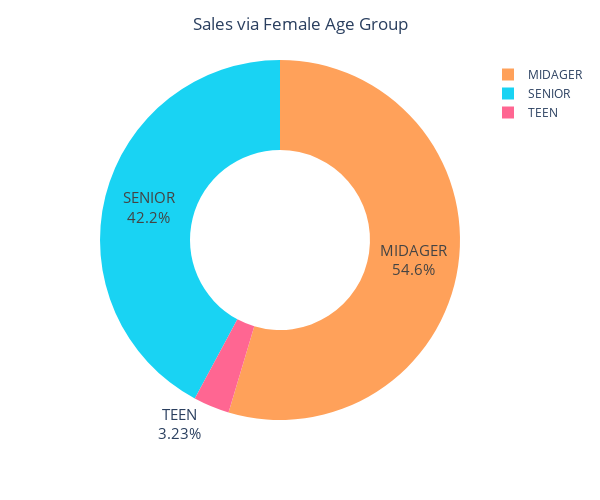

The cell this chart's notebook holds for it:
### Code cell
fig=px.pie(ag,names=ag.index,values=ag.values,color=ag.values,hole=0.5
           ,color_discrete_map={'Thur':'lightcyan',
                                 'Fri':'cyan',
                                 'Sat':'royalblue',
                                 'Sun':'lightcyan'})
fig.update_layout(title="Sales via Female Age Group"
                  ,title_x=0.5)
fig.update_layout(
    autosize=False,
    width=600,
    height=500
)
fig.update_traces(hoverinfo="label",textinfo=
                  'label+percent',
                  textfont_size=15)
fig.show()

### Figure 1 — Plotly figure (JSON) as saved in the notebook; plotly's stock layout.template omitted (floating-point values rounded to 4 significant figures)
{"data": [{"customdata": [[15740000.0], [12150000.0], [931513]], "domain": {"x": [0, 1], "y": [0, 1]}, "hole": 0.5, "hoverinfo": "label", "hovertemplate": "Age Group.1=%{label}<br>value=%{value}<br>color=%{customdata[0]}<extra></extra>", "labels": ["MIDAGER", "SENIOR", "TEEN"], "legendgroup": "", "marker": {"colors": ["#FFA15A", "#19d3f3", "#FF6692"]}, "name": "", "showlegend": true, "textfont": {"size": 15}, "textinfo": "label+percent", "type": "pie", "values": [15740000.0, 12150000.0, 931513]}], "layout": {"autosize": false, "height": 500, "legend": {"tracegroupgap": 0}, "margin": {"t": 60}, "title": {"text": "Sales via Female Age Group", "x": 0.5}, "width": 600}}
